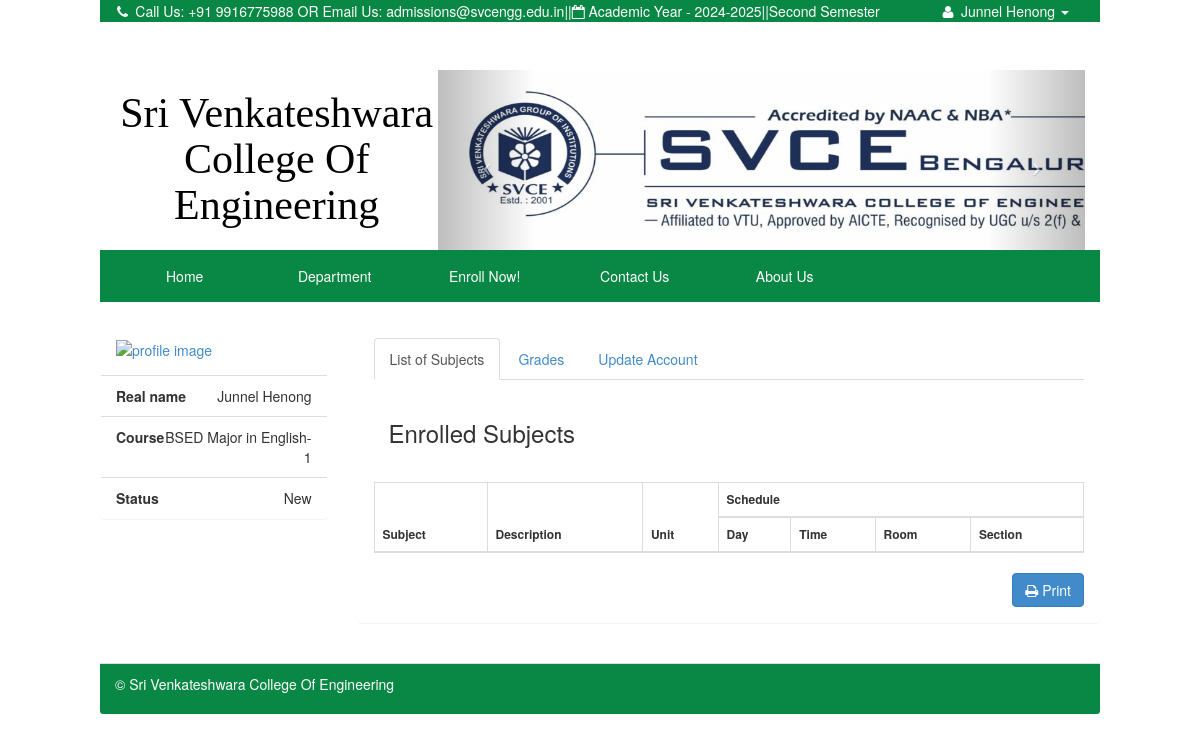
The app's page /index.php?q=profile (signed in) with its own data.
### tables this page shows
CREATE TABLE `tblstudent` (
  `S_ID` int(11) NOT NULL,
  `IDNO` int(20) NOT NULL,
  `FNAME` varchar(40) NOT NULL,
  `LNAME` varchar(40) NOT NULL,
  `MNAME` varchar(40) NOT NULL,
  `SEX` varchar(10) NOT NULL DEFAULT 'Male',
  `BDAY` date NOT NULL,
  `BPLACE` text NOT NULL,
  `STATUS` varchar(30) NOT NULL,
  `AGE` int(30) NOT NULL,
  `NATIONALITY` varchar(40) NOT NULL,
  `RELIGION` varchar(255) NOT NULL,
  `CONTACT_NO` varchar(40) NOT NULL,
  `HOME_ADD` text NOT NULL,
  `ACC_USERNAME` varchar(255) NOT NULL,
  `ACC_PASSWORD` text NOT NULL,
  `student_status` text NOT NULL,
  `YEARLEVEL` int(11) NOT NULL,
  `STUDSECTION` int(11) NOT NULL,
  `COURSE_ID` int(11) NOT NULL,
  `STUDPHOTO` varchar(255) NOT NULL,
  `SEMESTER` varchar(30) NOT NULL,
  `SYEAR` varchar(30) NOT NULL,
  `NewEnrollees` tinyint(1) NOT NULL
);

CREATE TABLE `course` (
  `COURSE_ID` int(11) NOT NULL,
  `COURSE_NAME` varchar(30) NOT NULL,
  `COURSE_LEVEL` varchar(50) NOT NULL DEFAULT '1',
  `COURSE_MAJOR` varchar(30) NOT NULL DEFAULT 'None',
  `COURSE_DESC` varchar(255) NOT NULL,
  `DEPT_ID` int(11) NOT NULL,
  `SETSEMESTER` varchar(90) NOT NULL
);

### index.php (called while the page is built, shortened)
<?php
require_once ("include/initialize.php");
$view = (isset($_GET['q']) && $_GET['q'] != '') ? $_GET['q'] : '';
switch ($view) {
 	case 'profile' :
        $title="Profile";
		break;
}
require_once("theme/templates.php");
?>

### include/database.php (called while the page is built, shortened)
<?php
class Database {
	var $sql_string = '';
	public $conn;
	public function open_connection() {
		$this->conn = mysqli_connect(server,user,pass);
		if(!$this->conn){
			echo "Problem in database connection! Contact administrator!";
			exit();
		}else{
			$db_select = mysqli_select_db($this->conn,database_name);
		}
	}
	function setQuery($sql='') {
		$this->sql_string=$sql;
	}
	function executeQuery() {
		$result = mysqli_query($this->conn,$this->sql_string);
		return $result;
	}
	private function confirm_query($result) {
		return $result;
	}
	function loadSingleResult() {
		$cur = $this->executeQuery();
		while ($row = mysqli_fetch_object($cur)) {
		return $data = $row;
		}
	}
}
$mydb = new Database();
?>

### include/students.php (called while the page is built, shortened)
<?php
require_once(LIB_PATH.DS.'database.php');
class Student {
	protected static  $tblname = "tblstudent";
	function single_student($id=""){
			global $mydb;
			$mydb->setQuery("SELECT * FROM ".self::$tblname."
				Where IDNO= '{$id}' LIMIT 1");
			$cur = $mydb->loadSingleResult();
			return $cur;
	}
}
?>

### include/courses.php (called while the page is built, shortened)
<?php
require_once(LIB_PATH.DS.'database.php');
class Course {
	protected static  $tblname = "course";
	function single_course($id=""){
			global $mydb;
			$mydb->setQuery("SELECT * FROM ".self::$tblname."
				Where COURSE_ID= '{$id}' LIMIT 1");
			$cur = $mydb->loadSingleResult();
			return $cur;
	}
}
?>

### theme/templates.php (shortened to what this page needs)
<!DOCTYPE html>
<html lang="en">
<head>
 <link href="<?php echo web_root; ?>css/bootstrap.min.css" rel="stylesheet">
    <link href="<?php echo web_root; ?>font/css/font-awesome.min.css" rel="stylesheet" type="text/css">
    <link href="<?php echo web_root; ?>css/dataTables.bootstrap.css" rel="stylesheet">
<link href="<?php echo web_root; ?>css/bootstrap-datetimepicker.min.css" rel="stylesheet" media="screen">
 <link href="<?php echo web_root; ?>css/modern.css" rel="stylesheet">
 <link href="<?php echo web_root; ?>css/costum.css" rel="stylesheet">
  <link href="<?php echo web_root; ?>css/ekko-lightbox.css" rel="stylesheet">
</head>
<body style="Pbackground-color:#e0e4e5" >
<div class="navbar-fixed-top navbar-TOPsm  col-md-10    col-md-offset-1"    role="navigation">
  <div class="container">
      <div  class="collapse navbar-collapse  smMenu ">
        <ul class="navbar-nav p navbar-left tooltip-demo" style="margin-left:-8%;">
            <li class="dropdown dropdown-toggle ">
              <a  data-toggle="tooltip" data-placement="left" title="Contact Us"   href="<?php echo web_root.'index.php?q=contact';  ?>">
               <i class="fa fa-phone fa-fw"> </i>  Call Us: +91 9916775988 OR Email Us: admissions@svcengg.edu.in
              </a>
            </li>
            <li><span>    ||    </span></li>
            <li>
             <a  data-toggle="tooltip" data-placement="bottom" title="Academic Year" ><i class="fa fa-calendar-o"></i> Academic Year - <?php echo $_SESSION['SY'] ; ?></a>
            </li>
             <li><span>    ||    </span></li>
           <li>
            <a  data-toggle="tooltip" data-placement="bottom" title="Semester" > <?php echo $_SESSION['SEMESTER'] . ' Semester';?></a>
           </li>
          </ul>
          <ul class="navbar-nav p navbar-right ">
            <?php if (isset($_SESSION['IDNO']) ){
              $student = New Student();
              $singlestudent = $student->single_student($_SESSION['IDNO']);
            ?>
            <li class="dropdown  dropdown-toggle">
               <a class="dropdown-toggle" data-toggle="dropdown" href="#">
                  <i class="fa fa-user fa-fw"></i>
                    <?php echo $singlestudent->FNAME. ' ' . $singlestudent->LNAME ; ?>
                  <i class="caret"> </i>
               </a>
            </li>
          <?php  } else{?>
          <li  class="tooltip-demo"><a data-toggle="tooltip" data-placement="left" title="Enrol Now" href="<?php echo web_root.'index.php?q=enrol'; ?>">Enroll Now!</a></li>
          <?php } ?>
        </ul>
      </div>
  </div>
</div>
  <div class="col-md-10 col-md-offset-1 " >
   <div class="col-md-4">
    <div class="row ">
     <p >
        <a  class="title-logo"  href="<?php echo web_root; ?>index.php" title="">
        <h1 align="center" >Sri Venkateshwara College Of Engineering</h1>
        </a>
    </p>
     </div>
    </div>
    <div class="col-md-8">
     <div class="row ">
        <?php include 'banner.php'; ?>
     </div>
    </div>
   </div>
 <div class="navbar navbar-static-top navbar-magbanua col-md-10    col-md-offset-1 "    role="navigation">
      <div class="container ">
        <div class="collapse navbar-collapse bigMenu"  >
          <ul class="nav navbar-nav menu" style="margin-left:-4%;"    >
            <li class="dropdown dropdown-toggle <?php echo (isset($_GET['q']) && $_GET['q']=='') ? "active" : false;?> ">
              <a href="<?php echo web_root.'index.php'; ?>">Home</a>
            </li>
            <li class="dropdown-toggle <?php echo (isset($_GET['q']) && $_GET['q']=='department') ? "active" : false;?>" >
              <a href="<?php echo web_root.'index.php?q=department'; ?>">Department</a>
            </li>
            <li class="dropdown-toggle <?php echo (isset($_GET['q']) && ($_GET['q']=='enrol' || $_GET['q']=='subject')) ? "active" : false;?>" >
              <a href="<?php echo web_root.'index.php?q=enrol'; ?>">Enroll Now!</a>
            </li>
             <li class="dropdown-toggle <?php echo (isset($_GET['q']) && $_GET['q']=='contact') ? "active" : false;?>">
              <a href="<?php echo web_root.'index.php?q=contact';  ?>">Contact Us</a>
            </li>
           <li class="dropdown-toggle <?php echo (isset($_GET['q']) && $_GET['q']=='about') ? "active" : false;?> ">
             <a href="<?php echo web_root.'index.php?q=about';  ?>">
               About Us
             </a>
          </li>
          </ul>
        </div>
    </div>
  </div>
<div class="col-md-10 col-md-push-1 ">
        <div class="row">
          <div id="page-wrapper">
               <?php
          if($title=='Profile'){
                echo ' <div class="row">';
                require_once $content;
                echo ' </div><br/>';
        }
?>
       </div>
            <footer class="panel-footer" style="background-color:#098744;color:#fff;" >
              <p align="left" >&copy; Sri Venkateshwara College Of Engineering</p>
           </footer>
      </div>
  </div>
</body>
</html>

### student/profile.php (shortened to what this page needs)
<?php
    $student = New Student();
    $res = $student->single_student($_SESSION['IDNO']);
    $course = New Course();
    $resCourse = $course->single_course($res->COURSE_ID);
	?>
  		<div class="col-sm-3">
          <div class="panel">
            <div id="img_profile" class="panel-body">
            <a href="" data-target="#myModal" data-toggle="modal" >
            <img title="profile image" class="img-hover"   src="<?php echo web_root. 'student/'.  $res->STUDPHOTO; ?>">
            </a>
             </div>
          <ul class="list-group  ">
               <li class="list-group-item text-right"><span class="pull-left"><strong>Real name</strong></span> <?php echo $res->FNAME .' '.$res->LNAME; ?> </li>
              <li class="list-group-item text-right"><span class="pull-left"><strong>Course</strong></span> <?php echo $resCourse->COURSE_NAME .'-'.$resCourse->COURSE_LEVEL; ?> </li>
               <li class="list-group-item text-right"><span class="pull-left"><strong>Status</strong></span> <?php echo $res->student_status; ?> </li>
          </ul>
        </div>
    </div>
<div class="col-sm-9">
<div class="panel">
  <div class="panel-body">
  <ul class="nav nav-tabs" id="myTab">
    <li class="active"><a href="#home" data-toggle="tab">List of Subjects</a></li>
    <li><a href="#grades" data-toggle="tab">Grades</a></li>
    <li><a href="#settings" data-toggle="tab">Update Account</a></li>
  </ul>
  <div class="tab-content">
    <div class="tab-pane active" id="home">
    <br/>
    <div class="col-md-12">
     <h3>Enrolled Subjects</h3>
    </div>
      <div class="table-responsive" style="margin-top:5%;">
             <form action="customer/controller.php?action=delete" Method="POST">
            				<table  class="table table-striped table-bordered table-hover "  style="font-size:12px" cellspacing="0"  >
            				  <thead>
            				  	<tr>
                          <th rowspan="2">Subject</th>
                          <th rowspan="2">Description</th>
                          <th rowspan="2">Unit</th>
                          <th colspan="4">Schedule</th>
            				  	</tr>
                        <tr>
                          <th>Day</th>
                          <th>Time</th>
                          <th>Room</th>
                          <th>Section</th>
                        </tr>
            				  </thead>
            				</table>
            		 </form>
                  <form action="student/printschedule.php" method="POST" target="_blank">
                    <div class="row no-print">
                      <div class="col-xs-12">
                       <span class="pull-right"> <button type="submit" name="submit" class="btn btn-primary"  ><i class="fa fa-print"></i> Print</button></span>
                    </div>
                    </div>
                  </form>
              </div>
             </div>
  </div>
 </div>
</div>
</div>

### css/costum.css (style rules this page uses)
body { padding-top: 70px; }
footer { padding-left: 15px; padding-right: 15px; }
.navbar-magbanua { background-color: #098744; border: 1px solid #098744; }
.navbar-magbanua .navbar-nav > li > a { color: #ffffff; }
.navbar-magbanua .navbar-collapse, .navbar-magbanua .navbar-form { border-color: transparent; }
.navbar-TOPsm { background-color: #098744; border: 1px solid #098744; color: white; list-style: none; }
.navbar-TOPsm .navbar-nav > li > a { color: #ffffff; text-decoration: none; list-style: none; }
.navbar-TOPsm .navbar-collapse, .navbar-TOPsm .navbar-form { border-color: transparent; }
.navbar-TOPsm .navbar-nav > .dropdown > a .caret { border-top-color: #ffffff; border-bottom-color: #ffffff; }

### theme/templates.php (style rules this page uses)
.p { color: white; margin-bottom: 0; margin-top: 0; list-style: none; }
.title-logo { color:black; text-decoration:none; font-size: 42px; font-family: "broadway"; padding: 0; margin: 0; top: 0; }
.menu li { left: 0px; width: 150px; padding: 0 3px 0 3px; text-align: center; }

### student/profile.php (style rules this page uses)
#img_profile { width: 100%; height:auto; }
#img_profile > a > img { width: 100%; height:auto; }

### records on screen
tblstudent: FNAME "Junnel", LNAME "Henong", student_status "New"
course: COURSE_NAME "BSED Major in English", COURSE_LEVEL "1"

### other values on screen
$_SESSION['SY'] "2024-2025"
$_SESSION['SEMESTER'] "Second"
